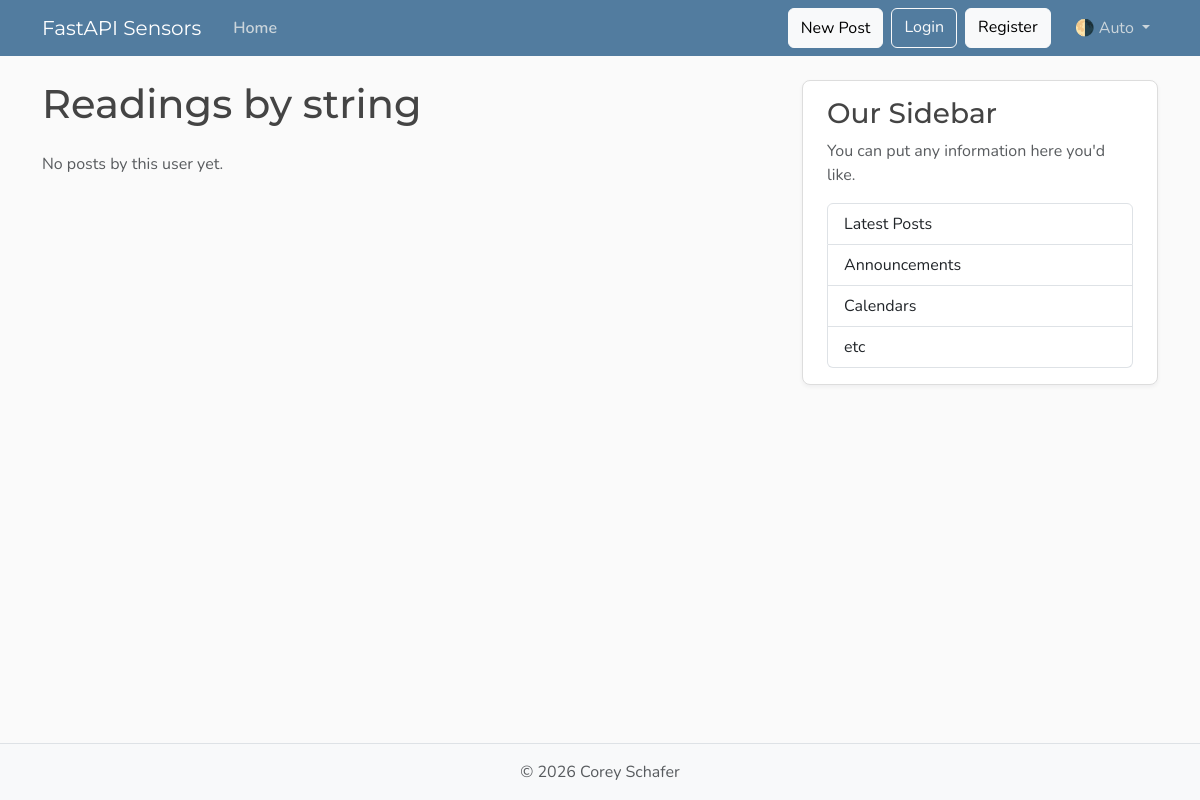
Page /user/1/readings on the earlier database version.
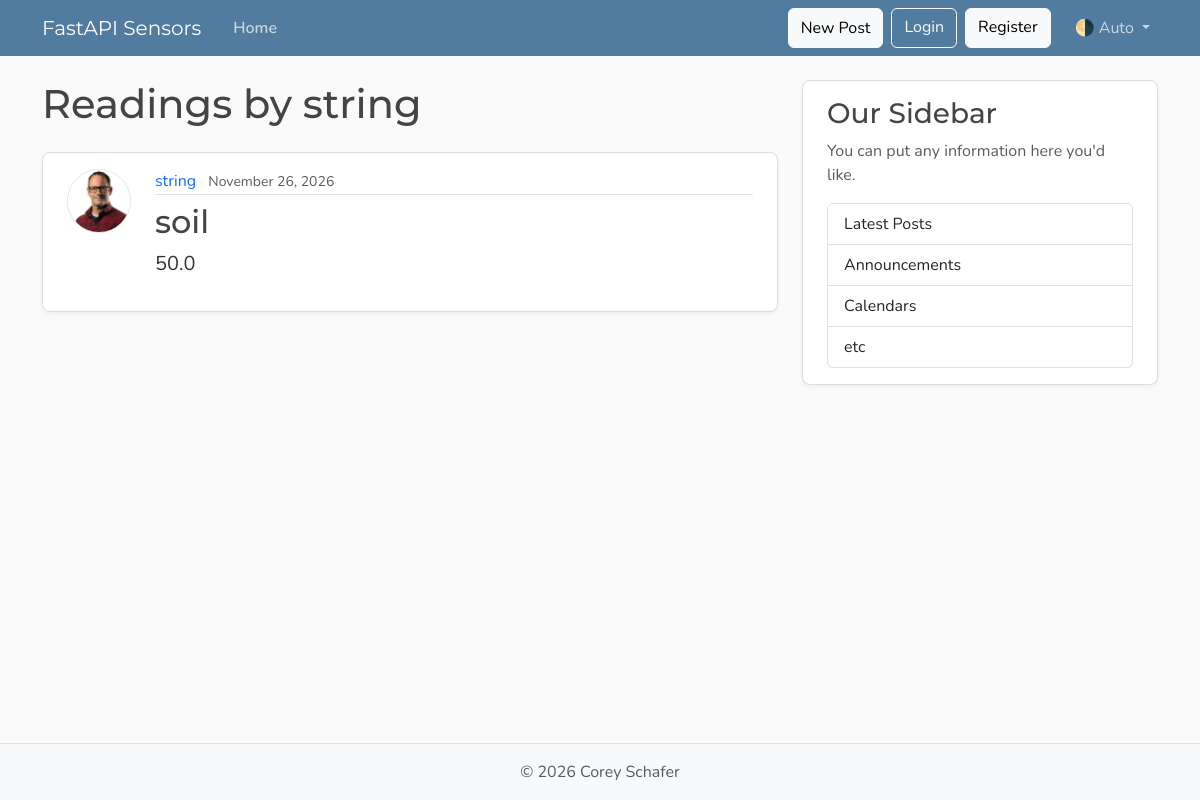
Same page on the later database version.
### fastapi_intro/models.py (models this page shows, shortened)
class Reading(Base):
    __tablename__ = "reading"
    id: Mapped[int] = mapped_column(Integer, primary_key=True, index=True)
    sensor: Mapped[str] = mapped_column(String(20), nullable=False)
    content: Mapped[float] = mapped_column(Float, nullable=False)
    user_id: Mapped[int] = mapped_column(ForeignKey("user.id"), nullable=False, index=True)
    date_timestamp: Mapped[datetime] = mapped_column(DateTime(timezone=True),
                                                     default=lambda: datetime.now(UTC))
    author: Mapped[User] = relationship(back_populates="readings")

class User(Base):
    __tablename__ = "user"
    id: Mapped[int] = mapped_column(Integer, primary_key=True, index=True)
    username: Mapped[str] = mapped_column(String(50), unique=True, nullable=False)
    email: Mapped[str] = mapped_column(String(320), unique=True, nullable=False)
    image_file: Mapped[str | None] = mapped_column(String(200), nullable=True, default=None,)
    readings:Mapped[list[Reading]] = relationship(back_populates="author", cascade="all, delete-orphan")

### fastapi_intro/main.py (the view)
@app.get("/user/{user_id}/readings", include_in_schema=False, name="user_readings")
async def user_readings_page(request:Request, user_id: int, db: Annotated[AsyncSession, Depends(get_db)]):
    result = await db.execute(select(models.User).where(models.User.id == user_id))
    user = result.scalars().first()
    if not user:
        raise HTTPException(status_code=status.HTTP_404_NOT_FOUND, detail="User not found")
    result = await db.execute(select(models.Reading).where(models.Reading.user_id == user_id).options(selectinload(models.Reading.author)))
    readings = result.scalars().all()
    return templates.TemplateResponse(request, "user_readings.html", {"readings":readings, "user":user, "title":f"{user.username}'s Readings"})

### fastapi_intro/templates/user_readings.html
{% extends "layout.html" %} {% block content %}
<h1 class="mb-4">Readings by {{ user.username }}</h1>
{% for reading in readings %}
<article class="content-section py-3 px-4 mb-4">
  <div class="d-flex align-items-start gap-4">
    <img
      class="rounded-circle article-img flex-shrink-0"
      src="{{ reading.author.image_path }}"
      alt="{{ reading.author.username }}'s profile picture"
      width="64"
      height="64"
      loading="lazy"
    />
    <div class="flex-grow-1">
      <div class="article-metadata mb-2">
        <a
          class="me-2"
          href="{{ url_for('user_readings', user_id=reading.author.id) }}"
          >{{ reading.author.username }}</a
        >
        <small class="text-body-secondary"
          >{{ reading.date_timestamp.strftime("%B %d, %Y") }}</small
        >
      </div>
      <h2>
        <a class="article-title" href="{{ url_for('get_sensor_readings') }}"
          >{{ reading.sensor }}</a
        >
      </h2>
      <p class="article-content">{{reading.content }}</p>
    </div>
  </div>
</article>
{% else %}
<p class="text-body-secondary">No posts by this user yet.</p>
{% endfor %} {% endblock content %}

Differences in the rows shown:
added Reading: author.image_path (picture), author.username "string", date_timestamp "November 26, 2026", sensor "soil", content "50.0"
Other differences:
text no longer shown: "No posts by this user yet."
